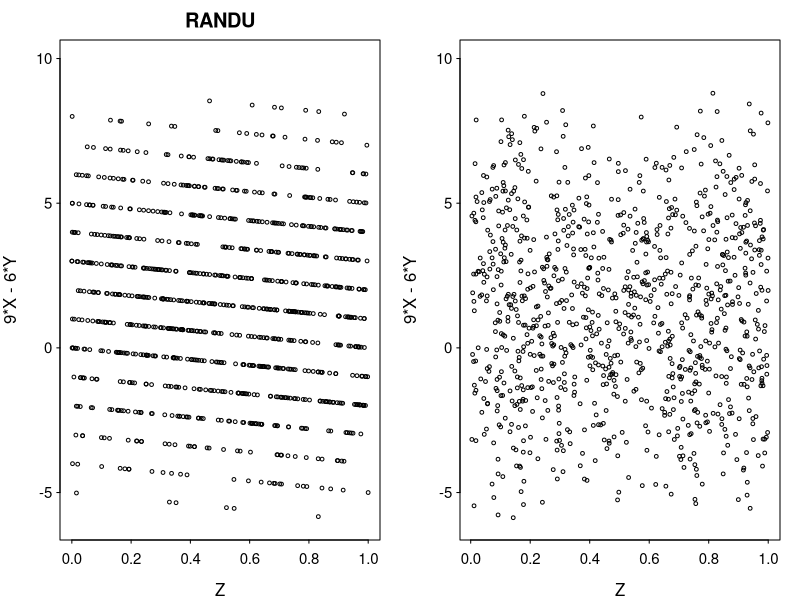

Here is the R script that generated this plot:
op = par(no.readonly = TRUE)
#########################################
##Create a data frame to store the output
N = 1000
df_randu = data.frame(x=numeric(N), y=numeric(N), 
                      z=numeric(N))
##Simulate from the randu random number generator
new_z = 1
for(i in 1:N) {
  new_x = (65539*new_z) %% 2^31
  new_y = (65539*new_x) %% 2^31
  new_z = (65539*new_y) %% 2^31
  df_randu[i,] = c(x=new_x/2^31, y=new_y/2^31, 
                   z=new_z/2^31)
}


##Simulate from the RNG in R
df_g = data.frame(x=numeric(N), y=numeric(N), 
                  z=numeric(N))
for(i in 1:N) {
  new_x = runif(1)
  new_y = runif(1)
  new_z = runif(1)
  df_g[i,] = c(x_g=new_x, y_g=new_y, z_g=new_z)
}

##Plot the results
par(mfrow=c(1, 2), mar=c(3,3,2,1), 
    mgp=c(2,0.4,0), tck=-.01,
    cex.axis=0.9, las=1)
plot(df_randu$z, 9*df_randu$x - 6*df_randu$y, ylim=c(-6, 10),
     xlab="Z", ylab="9*X - 6*Y", cex=0.5, main="RANDU")
plot(df_g$z, 9*df_g$x - 6*df_g$y,
     xlab="Z", ylab="9*X - 6*Y", cex=0.5,ylim=c(-6, 10))

par(op)



